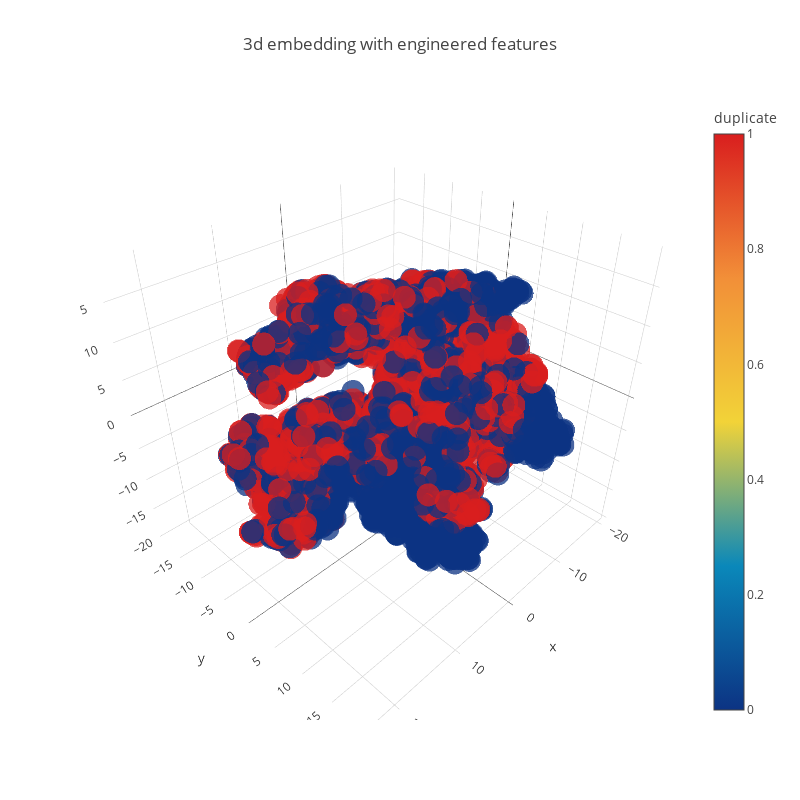

Notebook code cell kept with this figure:
### Code cell
trace1 = go.Scatter3d(
    x=tsne3d[:,0],
    y=tsne3d[:,1],
    z=tsne3d[:,2],
    mode='markers',
    marker=dict(
        sizemode='diameter',
        color = y,
        colorscale = 'Portland',
        colorbar = dict(title = 'duplicate'),
        line=dict(color='rgb(255, 255, 255)'),
        opacity=0.75
    )
)

data=[trace1]
layout=dict(height=800, width=800, title='3d embedding with engineered features')
fig=dict(data=data, layout=layout)
py.iplot(fig, filename='3DBubble')

### Figure 1 — Plotly figure (JSON) as saved in the notebook; plotly's stock layout.template omitted (floating-point values rounded to 4 significant figures; data arrays with more than 128 entries replaced by an {"elided": "..."} marker saying what was removed)
{"data": [{"marker": {"color": {"elided": "5000 int values"}, "colorbar": {"title": {"text": "duplicate"}}, "colorscale": "Portland", "line": {"color": "rgb(255, 255, 255)"}, "opacity": 0.75, "sizemode": "diameter"}, "mode": "markers", "type": "scatter3d", "uid": "22765277-ec04-4c4a-a195-c9128d72918d", "x": {"elided": "5000 float values"}, "y": {"elided": "5000 float values"}, "z": {"elided": "5000 float values"}}], "layout": {"height": 800, "title": {"text": "3d embedding with engineered features"}, "width": 800}}
